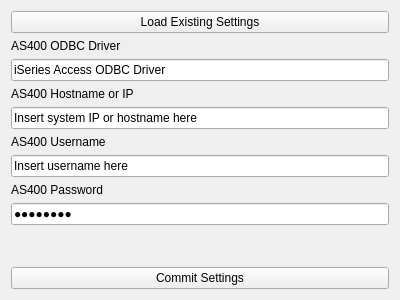
<?xml version="1.0" encoding="UTF-8"?>
<ui version="4.0">
 <class>AS400InputWidget</class>
 <widget class="QWidget" name="AS400InputWidget">
  <property name="geometry">
   <rect>
    <x>0</x>
    <y>0</y>
    <width>400</width>
    <height>300</height>
   </rect>
  </property>
  <property name="windowTitle">
   <string>Form</string>
  </property>
  <layout class="QGridLayout" name="gridLayout">
   <item row="4" column="0">
    <widget class="QLineEdit" name="as400SystemLineEdit">
     <property name="text">
      <string>Insert system IP or hostname here</string>
     </property>
    </widget>
   </item>
   <item row="0" column="0">
    <widget class="QPushButton" name="as400LoadSettingsButton">
     <property name="text">
      <string>Load Existing Settings</string>
     </property>
    </widget>
   </item>
   <item row="3" column="0">
    <widget class="QLabel" name="as400SystemLabel">
     <property name="text">
      <string>AS400 Hostname or IP</string>
     </property>
    </widget>
   </item>
   <item row="5" column="0">
    <widget class="QLabel" name="as400UsernameLabel">
     <property name="text">
      <string>AS400 Username</string>
     </property>
    </widget>
   </item>
   <item row="6" column="0">
    <widget class="QLineEdit" name="as400UsernameLineEdit">
     <property name="text">
      <string>Insert username here</string>
     </property>
    </widget>
   </item>
   <item row="8" column="0">
    <widget class="QLineEdit" name="as400PasswordLineEdit">
     <property name="text">
      <string>password</string>
     </property>
     <property name="echoMode">
      <enum>QLineEdit::Password</enum>
     </property>
    </widget>
   </item>
   <item row="1" column="0">
    <widget class="QLabel" name="as400DriverLabel">
     <property name="text">
      <string>AS400 ODBC Driver</string>
     </property>
    </widget>
   </item>
   <item row="2" column="0">
    <widget class="QLineEdit" name="as400DriverLineEdit">
     <property name="text">
      <string>iSeries Access ODBC Driver</string>
     </property>
    </widget>
   </item>
   <item row="10" column="0">
    <widget class="QPushButton" name="as400CommitSettings">
     <property name="text">
      <string>Commit Settings</string>
     </property>
    </widget>
   </item>
   <item row="7" column="0">
    <widget class="QLabel" name="as400PasswordLabel">
     <property name="text">
      <string>AS400 Password</string>
     </property>
    </widget>
   </item>
   <item row="9" column="0">
    <spacer name="verticalSpacer">
     <property name="orientation">
      <enum>Qt::Vertical</enum>
     </property>
     <property name="sizeHint" stdset="0">
      <size>
       <width>20</width>
       <height>40</height>
      </size>
     </property>
    </spacer>
   </item>
  </layout>
 </widget>
 <tabstops>
  <tabstop>as400LoadSettingsButton</tabstop>
  <tabstop>as400DriverLineEdit</tabstop>
  <tabstop>as400SystemLineEdit</tabstop>
  <tabstop>as400UsernameLineEdit</tabstop>
  <tabstop>as400PasswordLineEdit</tabstop>
  <tabstop>as400CommitSettings</tabstop>
 </tabstops>
 <resources/>
 <connections/>
</ui>
